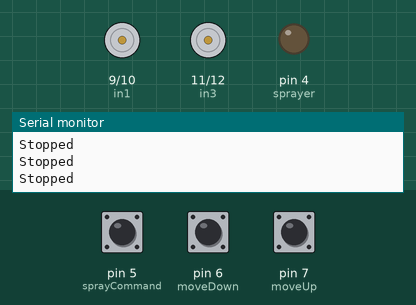
Recording of a sketch running on a simulated Arduino Uno, built with avr-gcc and run on an emulated ATmega328P. On the bench: motor-driver pin pairs drawn as motors (green arrow = first pin HIGH = forward, orange = second pin HIGH = backward, longer = more drive, scaled by the enable pin), output pins drawn as LEDs (lit = HIGH), the last lines printed to the serial monitor. The test bench sets the inputs (shaded band); at power-on: pin 5 (sprayCommand) HIGH, pin 6 (moveDown) HIGH, pin 7 (moveUp) HIGH.

Above: at 1.2 s.
1.3 s: pin 5 (sprayCommand) pulled LOW for 0.25 s
At 1.5 s:
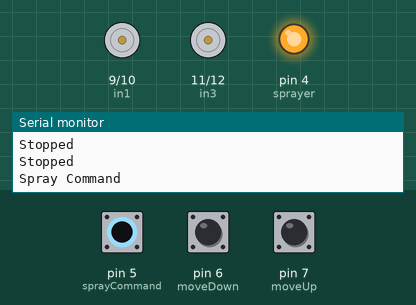
3.1 s: pin 6 (moveDown) pulled LOW for 0.25 s
At 3.3 s:
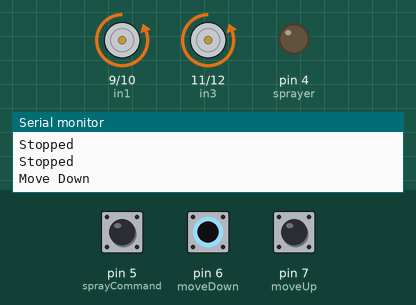
4.9 s: pin 7 (moveUp) pulled LOW for 0.25 s
At 5.1 s:
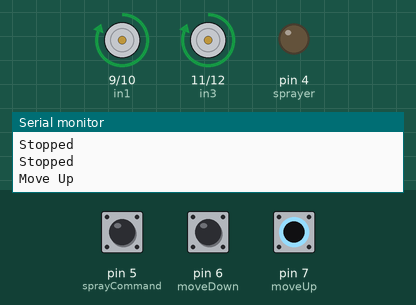
6.7 s: pin 7 (moveUp) pulled LOW for 3.2 s
At 11.2 s:
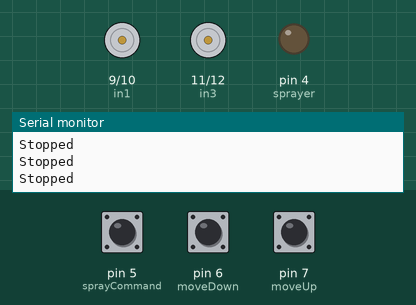
11.5 s: pin 5 (sprayCommand) pulled LOW for 3.2 s
At 12.7 s:
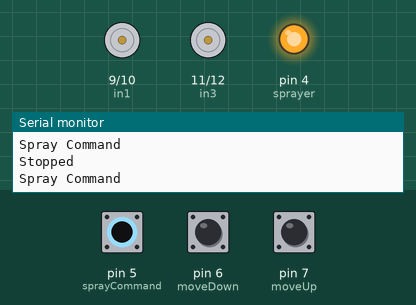
16.3 s: pin 5 (sprayCommand) driven LOW and pin 6 (moveDown) driven LOW
At 17.7 s:
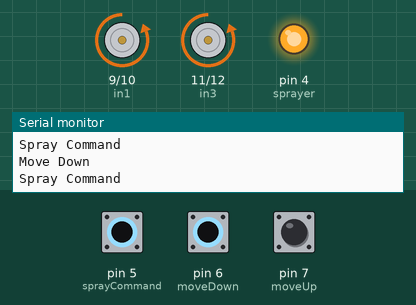
Timing chart, 0 to 18.9 s (numbered marks = the images above; inputs shaded):
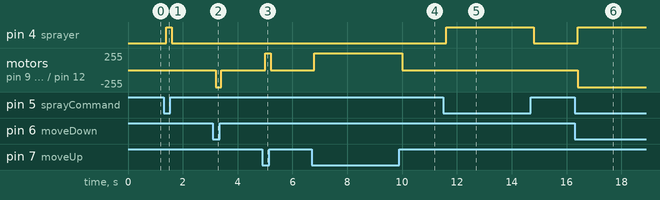

Measured:
- after the input at 1.3 s, pin 4 (sprayer): LOW → HIGH after 0.10 s, → LOW 0.20 s later
- after the input at 3.1 s, motor on pin 9 (in1) / pin 10 (in2), motor on pin 11 (in3) / pin 12 (in4): stopped → backward 255/255 after 0.10 s, → stopped 0.20 s later
- after the input at 4.9 s, motor on pin 9 (in1) / pin 10 (in2), motor on pin 11 (in3) / pin 12 (in4): stopped → forward 255/255 after 0.10 s, → stopped 0.20 s later
- after the input at 6.7 s, motor on pin 9 (in1) / pin 10 (in2), motor on pin 11 (in3) / pin 12 (in4): stopped → forward 255/255 after 0.10 s, → stopped 3.2 s later
- after the input at 11.5 s, pin 4 (sprayer): LOW → HIGH after 0.11 s, → LOW 3.2 s later
- after the input at 16.3 s, pin 4 (sprayer): LOW → HIGH after 0.11 s; motor on pin 9 (in1) / pin 10 (in2), motor on pin 11 (in3) / pin 12 (in4): stopped → backward 255/255 after 0.11 s

The sketch:

remote-motor-movements.ino
```cpp
// ----------- Command Pins (Buttons) -----------
#define moveUp 7
#define moveDown 6
#define sprayCommand 5
#define sprayer 4

// ----------- Motor Driver Pins -----------
#define enb 13
#define in4 12
#define in3 11
#define in2 10
#define in1 9
#define ena 8

void setup() {
  // Button pins (with internal pullups)
  pinMode(moveUp, INPUT_PULLUP);
  pinMode(moveDown, INPUT_PULLUP);
  pinMode(sprayCommand, INPUT_PULLUP);
  pinMode(sprayer, OUTPUT);

  // Motor pins
  pinMode(ena, OUTPUT);
  pinMode(enb, OUTPUT);
  pinMode(in1, OUTPUT);
  pinMode(in2, OUTPUT);
  pinMode(in3, OUTPUT);
  pinMode(in4, OUTPUT);

  // Enable motors (full speed)
  digitalWrite(ena, HIGH);
  digitalWrite(enb, HIGH);

  Serial.begin(9600);
}

// ----------- METHODS -----------
void moveForward() {
  digitalWrite(in1, HIGH);
  digitalWrite(in2, LOW);
  digitalWrite(in3, HIGH);
  digitalWrite(in4, LOW);
  Serial.println("Move Up");
}

void moveBackward() {
  digitalWrite(in1, LOW);
  digitalWrite(in2, HIGH);
  digitalWrite(in3, LOW);
  digitalWrite(in4, HIGH);
  Serial.println("Move Down");
}

void stopMotors() {
  digitalWrite(in1, LOW);
  digitalWrite(in2, LOW);
  digitalWrite(in3, LOW);
  digitalWrite(in4, LOW);
  Serial.println("Stopped");
}

// ----------- MAIN LOOP -----------
void loop() {
  int upState = digitalRead(moveUp);
  int downState = digitalRead(moveDown);
  int sprayState = digitalRead(sprayCommand);

  if (upState == LOW) {
    moveForward();
  } else if (downState == LOW) {
    moveBackward();
  } else {
    stopMotors();  // stop if nothing pressed
  }

  if (sprayState == LOW) {
    digitalWrite(sprayer, HIGH);
    Serial.println("Spray Command");
  } else {
    digitalWrite(sprayer, LOW);
  }

  delay(200);  // debounce
}
```
